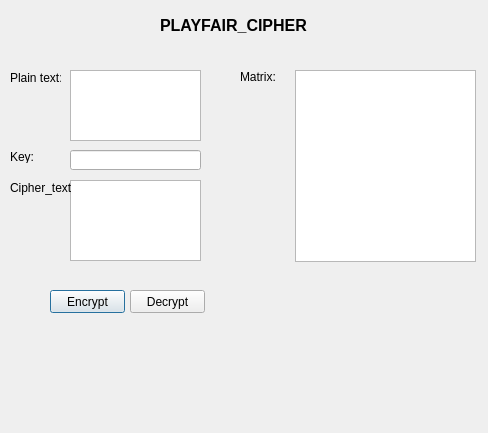
<?xml version="1.0" encoding="UTF-8"?>
<ui version="4.0">
 <class>Dialog</class>
 <widget class="QDialog" name="Dialog">
  <property name="geometry">
   <rect>
    <x>0</x>
    <y>0</y>
    <width>488</width>
    <height>433</height>
   </rect>
  </property>
  <property name="windowTitle">
   <string>Dialog</string>
  </property>
  <widget class="QLineEdit" name="txt_key">
   <property name="geometry">
    <rect>
     <x>70</x>
     <y>150</y>
     <width>131</width>
     <height>20</height>
    </rect>
   </property>
  </widget>
  <widget class="QTextEdit" name="txt_input">
   <property name="geometry">
    <rect>
     <x>70</x>
     <y>180</y>
     <width>131</width>
     <height>81</height>
    </rect>
   </property>
  </widget>
  <widget class="QTextEdit" name="txt_output">
   <property name="geometry">
    <rect>
     <x>70</x>
     <y>70</y>
     <width>131</width>
     <height>71</height>
    </rect>
   </property>
  </widget>
  <widget class="QPushButton" name="btn_encrypt">
   <property name="geometry">
    <rect>
     <x>50</x>
     <y>290</y>
     <width>75</width>
     <height>23</height>
    </rect>
   </property>
   <property name="text">
    <string>Encrypt</string>
   </property>
  </widget>
  <widget class="QPushButton" name="btn_decrypt">
   <property name="geometry">
    <rect>
     <x>130</x>
     <y>290</y>
     <width>75</width>
     <height>23</height>
    </rect>
   </property>
   <property name="text">
    <string>Decrypt</string>
   </property>
  </widget>
  <widget class="QTableWidget" name="table_matrix">
   <property name="geometry">
    <rect>
     <x>295</x>
     <y>70</y>
     <width>181</width>
     <height>192</height>
    </rect>
   </property>
  </widget>
  <widget class="QLabel" name="label">
   <property name="geometry">
    <rect>
     <x>160</x>
     <y>10</y>
     <width>181</width>
     <height>31</height>
    </rect>
   </property>
   <property name="font">
    <font>
     <pointsize>12</pointsize>
     <weight>75</weight>
     <bold>true</bold>
    </font>
   </property>
   <property name="text">
    <string>PLAYFAIR_CIPHER</string>
   </property>
  </widget>
  <widget class="QLabel" name="label_2">
   <property name="geometry">
    <rect>
     <x>10</x>
     <y>70</y>
     <width>51</width>
     <height>16</height>
    </rect>
   </property>
   <property name="text">
    <string>Plain text:</string>
   </property>
  </widget>
  <widget class="QLabel" name="label_3">
   <property name="geometry">
    <rect>
     <x>10</x>
     <y>180</y>
     <width>61</width>
     <height>16</height>
    </rect>
   </property>
   <property name="text">
    <string>Cipher_text</string>
   </property>
  </widget>
  <widget class="QLabel" name="label_4">
   <property name="geometry">
    <rect>
     <x>10</x>
     <y>150</y>
     <width>47</width>
     <height>13</height>
    </rect>
   </property>
   <property name="text">
    <string>Key:</string>
   </property>
  </widget>
  <widget class="QLabel" name="label_5">
   <property name="geometry">
    <rect>
     <x>240</x>
     <y>70</y>
     <width>47</width>
     <height>13</height>
    </rect>
   </property>
   <property name="text">
    <string>Matrix:</string>
   </property>
  </widget>
 </widget>
 <resources/>
 <connections/>
</ui>
